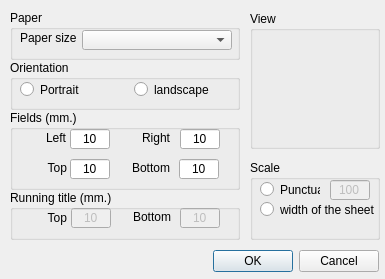
<?xml version="1.0" encoding="UTF-8"?>
<ui version="4.0">
 <class>uorPageSetup</class>
 <widget class="QDialog" name="uorPageSetup">
  <property name="geometry">
   <rect>
    <x>0</x>
    <y>0</y>
    <width>385</width>
    <height>279</height>
   </rect>
  </property>
  <property name="sizePolicy">
   <sizepolicy hsizetype="Fixed" vsizetype="Fixed">
    <horstretch>0</horstretch>
    <verstretch>0</verstretch>
   </sizepolicy>
  </property>
  <property name="minimumSize">
   <size>
    <width>385</width>
    <height>279</height>
   </size>
  </property>
  <property name="maximumSize">
   <size>
    <width>385</width>
    <height>279</height>
   </size>
  </property>
  <property name="windowTitle">
   <string>Dialog</string>
  </property>
  <widget class="QDialogButtonBox" name="buttonBox">
   <property name="geometry">
    <rect>
     <x>212</x>
     <y>245</y>
     <width>167</width>
     <height>32</height>
    </rect>
   </property>
   <property name="orientation">
    <enum>Qt::Horizontal</enum>
   </property>
   <property name="standardButtons">
    <set>QDialogButtonBox::Cancel|QDialogButtonBox::Ok</set>
   </property>
  </widget>
  <widget class="QGroupBox" name="groupBox">
   <property name="geometry">
    <rect>
     <x>10</x>
     <y>10</y>
     <width>230</width>
     <height>50</height>
    </rect>
   </property>
   <property name="title">
    <string>Paper</string>
   </property>
   <widget class="QComboBox" name="m_cbPaperSize">
    <property name="geometry">
     <rect>
      <x>72</x>
      <y>20</y>
      <width>150</width>
      <height>20</height>
     </rect>
    </property>
   </widget>
   <widget class="QLabel" name="m_llPaperSize">
    <property name="geometry">
     <rect>
      <x>10</x>
      <y>20</y>
      <width>60</width>
      <height>16</height>
     </rect>
    </property>
    <property name="text">
     <string>Paper size</string>
    </property>
   </widget>
  </widget>
  <widget class="QGroupBox" name="groupBox_2">
   <property name="geometry">
    <rect>
     <x>10</x>
     <y>60</y>
     <width>230</width>
     <height>50</height>
    </rect>
   </property>
   <property name="title">
    <string>Orientation</string>
   </property>
   <widget class="QRadioButton" name="m_rbPortrait">
    <property name="geometry">
     <rect>
      <x>10</x>
      <y>20</y>
      <width>81</width>
      <height>19</height>
     </rect>
    </property>
    <property name="text">
     <string>Portrait</string>
    </property>
   </widget>
   <widget class="QRadioButton" name="m_rbLandscape">
    <property name="geometry">
     <rect>
      <x>124</x>
      <y>20</y>
      <width>81</width>
      <height>19</height>
     </rect>
    </property>
    <property name="text">
     <string>landscape</string>
    </property>
   </widget>
  </widget>
  <widget class="QGroupBox" name="groupBox_3">
   <property name="geometry">
    <rect>
     <x>10</x>
     <y>110</y>
     <width>230</width>
     <height>80</height>
    </rect>
   </property>
   <property name="title">
    <string>Fields (mm.)</string>
   </property>
   <widget class="QLabel" name="m_llFieldsLeft">
    <property name="geometry">
     <rect>
      <x>10</x>
      <y>20</y>
      <width>46</width>
      <height>16</height>
     </rect>
    </property>
    <property name="text">
     <string>Left</string>
    </property>
    <property name="alignment">
     <set>Qt::AlignRight|Qt::AlignTrailing|Qt::AlignVCenter</set>
    </property>
   </widget>
   <widget class="QLineEdit" name="m_leFieldsLeft">
    <property name="geometry">
     <rect>
      <x>60</x>
      <y>19</y>
      <width>40</width>
      <height>20</height>
     </rect>
    </property>
    <property name="inputMask">
     <string>99</string>
    </property>
    <property name="text">
     <string>10</string>
    </property>
    <property name="cursorPosition">
     <number>2</number>
    </property>
    <property name="alignment">
     <set>Qt::AlignCenter</set>
    </property>
   </widget>
   <widget class="QLineEdit" name="m_leFieldsTop">
    <property name="geometry">
     <rect>
      <x>60</x>
      <y>49</y>
      <width>40</width>
      <height>20</height>
     </rect>
    </property>
    <property name="inputMask">
     <string>99</string>
    </property>
    <property name="text">
     <string>10</string>
    </property>
    <property name="frame">
     <bool>true</bool>
    </property>
    <property name="cursorPosition">
     <number>2</number>
    </property>
    <property name="alignment">
     <set>Qt::AlignCenter</set>
    </property>
   </widget>
   <widget class="QLabel" name="m_llFieldsTop">
    <property name="geometry">
     <rect>
      <x>11</x>
      <y>50</y>
      <width>46</width>
      <height>16</height>
     </rect>
    </property>
    <property name="text">
     <string>Top</string>
    </property>
    <property name="alignment">
     <set>Qt::AlignRight|Qt::AlignTrailing|Qt::AlignVCenter</set>
    </property>
   </widget>
   <widget class="QLineEdit" name="m_leFieldsBottom">
    <property name="geometry">
     <rect>
      <x>169</x>
      <y>49</y>
      <width>40</width>
      <height>20</height>
     </rect>
    </property>
    <property name="inputMask">
     <string>99</string>
    </property>
    <property name="text">
     <string>10</string>
    </property>
    <property name="frame">
     <bool>true</bool>
    </property>
    <property name="cursorPosition">
     <number>2</number>
    </property>
    <property name="alignment">
     <set>Qt::AlignCenter</set>
    </property>
   </widget>
   <widget class="QLabel" name="m_llFieldsRight">
    <property name="geometry">
     <rect>
      <x>110</x>
      <y>20</y>
      <width>50</width>
      <height>16</height>
     </rect>
    </property>
    <property name="text">
     <string>Right</string>
    </property>
    <property name="alignment">
     <set>Qt::AlignRight|Qt::AlignTrailing|Qt::AlignVCenter</set>
    </property>
   </widget>
   <widget class="QLabel" name="m_llFieldsBottom">
    <property name="geometry">
     <rect>
      <x>110</x>
      <y>50</y>
      <width>50</width>
      <height>16</height>
     </rect>
    </property>
    <property name="text">
     <string>Bottom</string>
    </property>
    <property name="textFormat">
     <enum>Qt::RichText</enum>
    </property>
    <property name="alignment">
     <set>Qt::AlignRight|Qt::AlignTrailing|Qt::AlignVCenter</set>
    </property>
   </widget>
   <widget class="QLineEdit" name="m_leFieldsRight">
    <property name="geometry">
     <rect>
      <x>170</x>
      <y>19</y>
      <width>40</width>
      <height>20</height>
     </rect>
    </property>
    <property name="inputMask">
     <string>99</string>
    </property>
    <property name="text">
     <string>10</string>
    </property>
    <property name="cursorPosition">
     <number>2</number>
    </property>
    <property name="alignment">
     <set>Qt::AlignCenter</set>
    </property>
   </widget>
  </widget>
  <widget class="QGroupBox" name="groupBox_4">
   <property name="geometry">
    <rect>
     <x>250</x>
     <y>11</y>
     <width>130</width>
     <height>138</height>
    </rect>
   </property>
   <property name="title">
    <string>View</string>
   </property>
   <widget class="QLabel" name="m_llPageViewP">
    <property name="geometry">
     <rect>
      <x>10</x>
      <y>20</y>
      <width>110</width>
      <height>110</height>
     </rect>
    </property>
    <property name="frameShape">
     <enum>QFrame::NoFrame</enum>
    </property>
    <property name="frameShadow">
     <enum>QFrame::Plain</enum>
    </property>
    <property name="text">
     <string/>
    </property>
    <property name="pixmap">
     <pixmap resource="uoReport.qrc">:/image/portrait.png</pixmap>
    </property>
    <property name="alignment">
     <set>Qt::AlignHCenter|Qt::AlignTop</set>
    </property>
   </widget>
   <widget class="QLabel" name="m_llPageViewL">
    <property name="geometry">
     <rect>
      <x>4</x>
      <y>30</y>
      <width>120</width>
      <height>90</height>
     </rect>
    </property>
    <property name="frameShape">
     <enum>QFrame::NoFrame</enum>
    </property>
    <property name="frameShadow">
     <enum>QFrame::Plain</enum>
    </property>
    <property name="text">
     <string/>
    </property>
    <property name="pixmap">
     <pixmap resource="uoReport.qrc">:/image/landscape.png</pixmap>
    </property>
    <property name="alignment">
     <set>Qt::AlignHCenter|Qt::AlignTop</set>
    </property>
   </widget>
  </widget>
  <widget class="QGroupBox" name="groupBox_5">
   <property name="geometry">
    <rect>
     <x>10</x>
     <y>190</y>
     <width>230</width>
     <height>50</height>
    </rect>
   </property>
   <property name="title">
    <string>Running title (mm.)</string>
   </property>
   <widget class="QLineEdit" name="m_leRTitleBottom">
    <property name="enabled">
     <bool>false</bool>
    </property>
    <property name="geometry">
     <rect>
      <x>170</x>
      <y>18</y>
      <width>40</width>
      <height>20</height>
     </rect>
    </property>
    <property name="inputMask">
     <string>99</string>
    </property>
    <property name="text">
     <string>10</string>
    </property>
    <property name="frame">
     <bool>true</bool>
    </property>
    <property name="cursorPosition">
     <number>2</number>
    </property>
    <property name="alignment">
     <set>Qt::AlignCenter</set>
    </property>
   </widget>
   <widget class="QLineEdit" name="m_leRTitleTop">
    <property name="enabled">
     <bool>false</bool>
    </property>
    <property name="geometry">
     <rect>
      <x>61</x>
      <y>18</y>
      <width>40</width>
      <height>20</height>
     </rect>
    </property>
    <property name="inputMask">
     <string>99</string>
    </property>
    <property name="text">
     <string>10</string>
    </property>
    <property name="frame">
     <bool>true</bool>
    </property>
    <property name="cursorPosition">
     <number>2</number>
    </property>
    <property name="alignment">
     <set>Qt::AlignCenter</set>
    </property>
   </widget>
   <widget class="QLabel" name="m_llColontitleBottom">
    <property name="geometry">
     <rect>
      <x>111</x>
      <y>19</y>
      <width>50</width>
      <height>16</height>
     </rect>
    </property>
    <property name="text">
     <string>Bottom</string>
    </property>
    <property name="textFormat">
     <enum>Qt::RichText</enum>
    </property>
    <property name="alignment">
     <set>Qt::AlignRight|Qt::AlignTrailing|Qt::AlignVCenter</set>
    </property>
   </widget>
   <widget class="QLabel" name="m_llColontitleTop">
    <property name="geometry">
     <rect>
      <x>11</x>
      <y>20</y>
      <width>46</width>
      <height>16</height>
     </rect>
    </property>
    <property name="text">
     <string>Top</string>
    </property>
    <property name="alignment">
     <set>Qt::AlignRight|Qt::AlignTrailing|Qt::AlignVCenter</set>
    </property>
   </widget>
  </widget>
  <widget class="QGroupBox" name="groupBox_6">
   <property name="geometry">
    <rect>
     <x>250</x>
     <y>160</y>
     <width>130</width>
     <height>80</height>
    </rect>
   </property>
   <property name="title">
    <string>Scale</string>
   </property>
   <widget class="QRadioButton" name="m_rbScalePunctual">
    <property name="enabled">
     <bool>true</bool>
    </property>
    <property name="geometry">
     <rect>
      <x>10</x>
      <y>20</y>
      <width>60</width>
      <height>19</height>
     </rect>
    </property>
    <property name="text">
     <string>Punctual</string>
    </property>
   </widget>
   <widget class="QLineEdit" name="m_leScalePunctual">
    <property name="enabled">
     <bool>false</bool>
    </property>
    <property name="geometry">
     <rect>
      <x>80</x>
      <y>20</y>
      <width>40</width>
      <height>20</height>
     </rect>
    </property>
    <property name="inputMask">
     <string>999</string>
    </property>
    <property name="text">
     <string>100</string>
    </property>
    <property name="echoMode">
     <enum>QLineEdit::Normal</enum>
    </property>
    <property name="cursorPosition">
     <number>3</number>
    </property>
    <property name="alignment">
     <set>Qt::AlignCenter</set>
    </property>
   </widget>
   <widget class="QRadioButton" name="m_rbScalePunctual2">
    <property name="enabled">
     <bool>true</bool>
    </property>
    <property name="geometry">
     <rect>
      <x>10</x>
      <y>40</y>
      <width>114</width>
      <height>19</height>
     </rect>
    </property>
    <property name="text">
     <string>width of the sheet</string>
    </property>
   </widget>
  </widget>
 </widget>
 <tabstops>
  <tabstop>m_cbPaperSize</tabstop>
  <tabstop>m_rbPortrait</tabstop>
  <tabstop>m_rbLandscape</tabstop>
  <tabstop>m_leFieldsLeft</tabstop>
  <tabstop>m_leFieldsTop</tabstop>
  <tabstop>m_leFieldsRight</tabstop>
  <tabstop>m_leFieldsBottom</tabstop>
  <tabstop>m_leRTitleTop</tabstop>
  <tabstop>m_leRTitleBottom</tabstop>
  <tabstop>m_rbScalePunctual</tabstop>
  <tabstop>m_leScalePunctual</tabstop>
  <tabstop>m_rbScalePunctual2</tabstop>
  <tabstop>buttonBox</tabstop>
 </tabstops>
 <resources>
  <include location="uoReport.qrc"/>
 </resources>
 <connections>
  <connection>
   <sender>buttonBox</sender>
   <signal>accepted()</signal>
   <receiver>uorPageSetup</receiver>
   <slot>accept()</slot>
   <hints>
    <hint type="sourcelabel">
     <x>248</x>
     <y>254</y>
    </hint>
    <hint type="destinationlabel">
     <x>157</x>
     <y>274</y>
    </hint>
   </hints>
  </connection>
  <connection>
   <sender>buttonBox</sender>
   <signal>rejected()</signal>
   <receiver>uorPageSetup</receiver>
   <slot>reject()</slot>
   <hints>
    <hint type="sourcelabel">
     <x>316</x>
     <y>260</y>
    </hint>
    <hint type="destinationlabel">
     <x>286</x>
     <y>274</y>
    </hint>
   </hints>
  </connection>
 </connections>
</ui>
